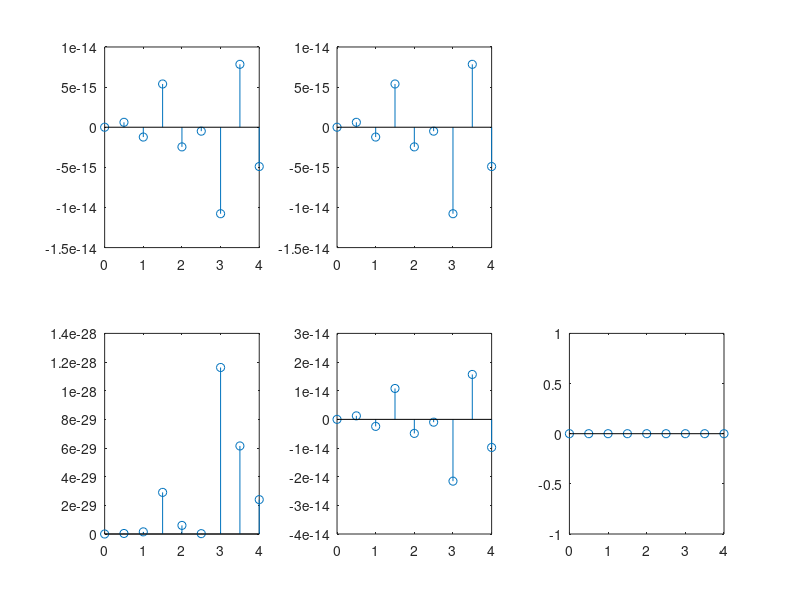

This chart was generated by the following MATLAB code:
clear all;
clc;
n=input('Enter the length of the sinusoid: ');
f1=input('Enter freq of sinusoid: ');
f2=input('Enter freq of sinusoid: ');
t=0:0.5:(n-1);
x1=sin(2*pi*f1*t);
x2=sin(2*pi*f2*t);
subplot(2,3,1);
stem(t,x1);
subplot(2,3,2);
stem(t,x2);
x3=x1.*x2;
subplot(2,3,4);
stem(t,(x3));
x4=x1+x2;
subplot(2,3,5);
stem(t,(x4));
x5=x1-x2;
subplot(2,3,6);
stem(t,(x5));